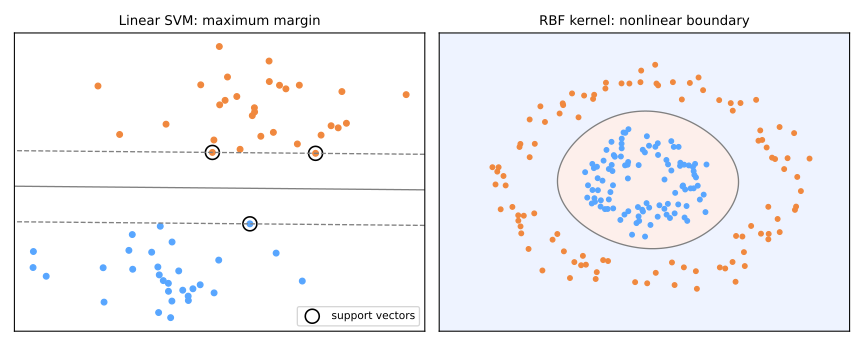

Reproduce this figure in Python.
import matplotlib.pyplot as plt
import numpy as np
from io import StringIO
from sklearn.datasets import make_blobs, make_circles
from sklearn.svm import SVC

fig, axes = plt.subplots(1, 2, figsize=(9, 3.6))

# Left: linear SVM, maximum margin and support vectors
X1, y1 = make_blobs(n_samples=60, centers=2, cluster_std=1.0, random_state=6)
clf1 = SVC(kernel='linear', C=1000).fit(X1, y1)

ax = axes[0]
ax.scatter(X1[y1 == 0, 0], X1[y1 == 0, 1], c='#f0883e', s=18)
ax.scatter(X1[y1 == 1, 0], X1[y1 == 1, 1], c='#58a6ff', s=18)
xx, yy = np.meshgrid(np.linspace(*ax.get_xlim(), 100), np.linspace(*ax.get_ylim(), 100))
Z = clf1.decision_function(np.c_[xx.ravel(), yy.ravel()]).reshape(xx.shape)
ax.contour(xx, yy, Z, levels=[-1, 0, 1], colors='gray',
           linestyles=['--', '-', '--'], linewidths=1)
ax.scatter(clf1.support_vectors_[:, 0], clf1.support_vectors_[:, 1],
           s=110, facecolors='none', edgecolors='black', linewidths=1.2,
           label='support vectors')
ax.set_title('Linear SVM: maximum margin', fontsize=10)
ax.legend(fontsize=8, loc='lower right')
ax.set_xticks([]); ax.set_yticks([])

# Right: RBF kernel on circles
X2, y2 = make_circles(n_samples=200, factor=0.35, noise=0.1, random_state=1)
clf2 = SVC(kernel='rbf', C=1, gamma=2).fit(X2, y2)

ax = axes[1]
xx, yy = np.meshgrid(np.linspace(-1.5, 1.5, 200), np.linspace(-1.5, 1.5, 200))
Z = clf2.decision_function(np.c_[xx.ravel(), yy.ravel()]).reshape(xx.shape)
ax.contourf(xx, yy, Z > 0, cmap=plt.cm.coolwarm, alpha=0.15)
ax.contour(xx, yy, Z, levels=[0], colors='gray', linewidths=1)
ax.scatter(X2[y2 == 0, 0], X2[y2 == 0, 1], c='#f0883e', s=12)
ax.scatter(X2[y2 == 1, 0], X2[y2 == 1, 1], c='#58a6ff', s=12)
ax.set_title('RBF kernel: nonlinear boundary', fontsize=10)
ax.set_xticks([]); ax.set_yticks([])

plt.tight_layout()

buffer = StringIO()
plt.savefig(buffer, format="svg", transparent=True)
print(buffer.getvalue())

plt.close()
